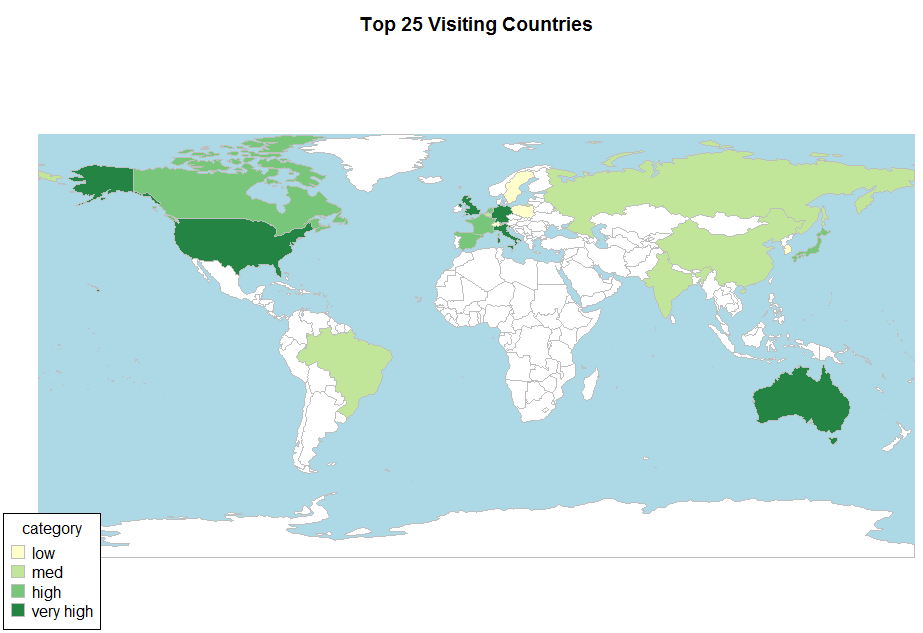

Recreate this plot in R.
#-----------------------World Map Lesson Code-------------------------------------------
#Author : Alice Daish
#British Museum 
#Date: 03/11/2016

#CODE OBJECTIVE : To create a worldmap

#--------------------------------Install Packages---------------------------------------
#install.packages("rworldmap") #install the package called rworldmap
library(rworldmap) #tell R you want to use it now it is install onto your machine

#------Getting Started-------------------------------------------------------------------
#Install Data and set working directory
#Set the working directory tells R where you want it to find data and files
setwd("C:\\RLessons") 

#---------------------------Load the data for august (Top 20 Countries)------------------
#Lets look at the visits from around the world. This is an example of the website visits to the British Museum for August 2016 (Top 20 Countries).
augdata<-read.csv("augustvisits.csv",header=TRUE) 
#Now you have told R where you have stored the data - tell it so read data you have including the names of the columns.

#---------------Create a World Map-------------------------------------------------------
#Tell R what data you want to match the country data to the country names on the map.
#Joining the data to a map
map<-joinCountryData2Map(augdata,joinCode = "NAME",nameJoinColumn = "country" )

#Creating a colour palette for the map
op <- palette(c("#ffffcc","#c2e699","#78c679","#238443")) #Light green to dark green colour palette

#Find quartile breaks
cut<- quantile(map@data[["visits"]],na.rm=TRUE) 

#Print the quartile breaks for labelling 
quantile(map@data[["visits"]],na.rm=TRUE)  

#Cut the data for the labelling
map@data[["number"]] <- cut(map@data[["visits"]],cut, include.lowest=TRUE)

#Add the legend names
levels(map@data[["number"]]) <- c("low","med","high","very high") #Type the legend colour quantile breaks

#--------Produce the map with legend-----------------------------------------------------
mapCountryData(map, #Use "map"
               nameColumnToPlot="number", #Column to plot
               catMethod="categorical",
               mapTitle="Top 25 Visiting Countries", #Add a title
               colourPalette="palette", #Use the colour palette assigned above
               oceanCol="lightblue",    #Change the colour to blue
               missingCountryCol="white") 

#----------END----------------------------------------------------------------------------
